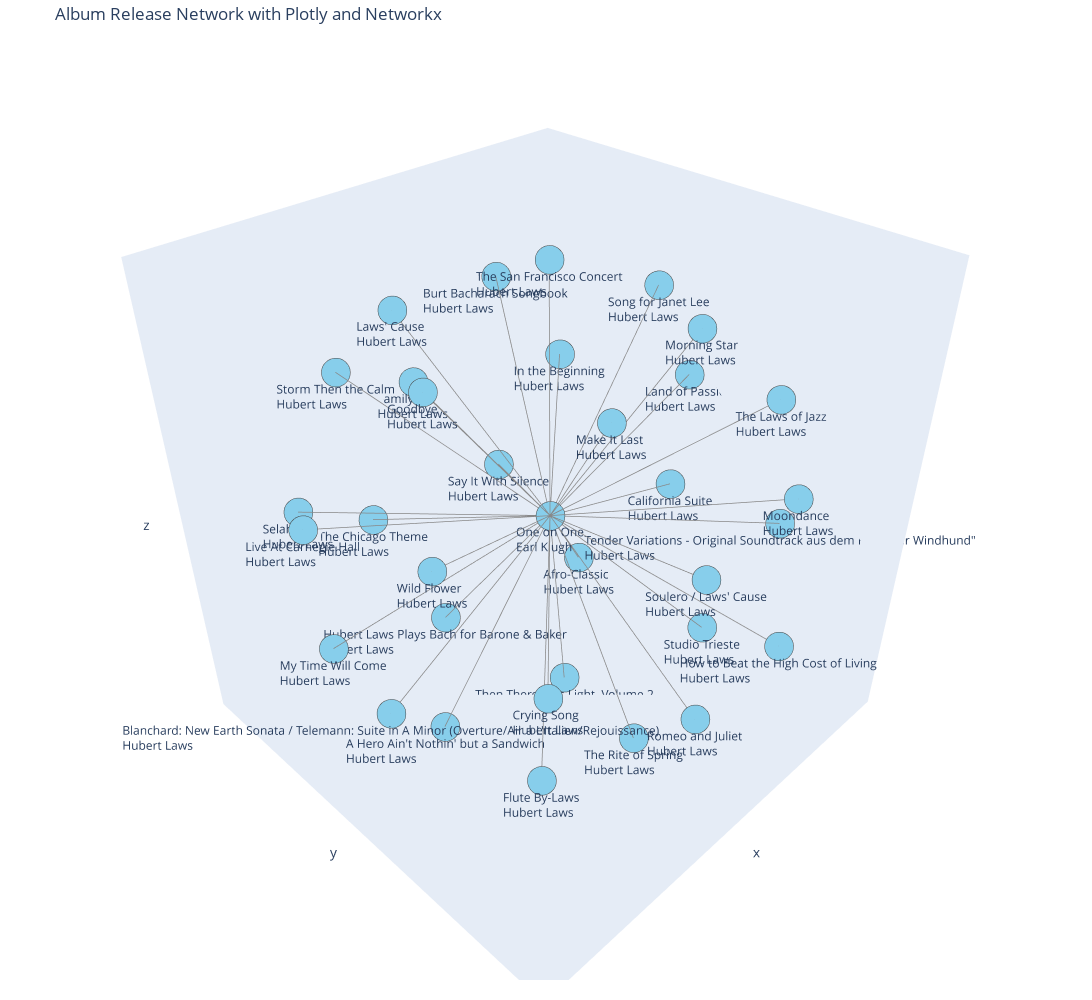

Write notebook code for a chart like this one.
### Code cell
#Generate node positions using a NetworkX layout algorithm: NetworkX offers various layout algorithms (e.g., spring_layout, circular_layout, spectral_layout) 
#that automatically calculate node positions based on the graph structure. spring_layout is often a good default for general graphs.
pos = nx.spring_layout(G, dim=3, seed=42)


#Extract node and edge coordinates for Plotly: Iterate through the generated positions and the graph's edges to prepare the data for Plotly's go.Scatter traces.
edge_x = []
edge_y = []
edge_z = []
for edge in G.edges():
    x0, y0, z0 = pos[edge[0]]
    x1, y1, z1 = pos[edge[1]]
    edge_x.extend([x0, x1, None]) # None creates a break in the line
    edge_y.extend([y0, y1, None])
    edge_z.extend([z0, z1, None])

node_x = []
node_y = []
node_z = []
node_text = []
for node in G.nodes():
    x, y, z = pos[node]
    node_x.append(x)
    node_y.append(y)
    node_z.append(z)
    release_info = str(node).replace('\n','<br>')
    node_text.append(release_info)

#Create Plotly traces for edges and nodes
edge_trace = go.Scatter3d(
    x = edge_x, y = edge_y, z = edge_z,
    line = dict(width = 1.5, color = '#888'),
    hoverinfo = 'none',
    mode = 'lines')

node_trace = go.Scatter3d(
    x = node_x, y = node_y, z = node_z,
    mode = 'markers+text',
    hoverinfo = 'text',
    text = node_text,
    textposition = "bottom center",
    marker = dict(
        showscale = False,
        size = 10,
        color = 'skyblue',
        line_width = 2))

#Create Plotly traces for edges and nodes:
fig = go.Figure(data = [edge_trace, node_trace],
                layout = go.Layout(
                    title = 'Album Release Network with Plotly and Networkx',
                    showlegend = False,
                    hovermode = 'closest',
                    margin = dict(b = 20,l = 5,r = 5,t = 40),
                    scene = dict(
                    xaxis = dict(showgrid = False, zeroline = False, showticklabels = False),
                    yaxis = dict(showgrid = False, zeroline = False, showticklabels = False),
                    zaxis = dict(showgrid = False, zeroline = False, showticklabels = False)
                )))
fig.update_layout(width = 1400, height = 1000)
fig.show()

### Figure 1 — Plotly figure (JSON) as saved in the notebook; plotly's stock layout.template omitted (floating-point values rounded to 4 significant figures)
{"data": [{"hoverinfo": "none", "line": {"color": "#888", "width": 1.5}, "mode": "lines", "type": "scatter3d", "x": [0.001115, 0.2023, null, 0.001115, -0.3544, null, 0.001115, 0.356, null, 0.001115, 0.7971, null, 0.001115, -0.9836, null, 0.001115, 0.6058, null, 0.001115, -0.9343, null, 0.001115, -0.3549, null, 0.001115, 0.01572, null, 0.001115, 0.09422, null, 0.001115, 0.8644, null, 0.001115, -0.1397, null, 0.001115, 0.676, null, 0.001115, -0.8363, null, 0.001115, 0.9338, null, 0.001115, 0.3355, null, 0.001115, 0.2966, null, 0.001115, 0.2024, null, 0.001115, -0.4787, null, 0.001115, -0.1064, null, 0.001115, -0.5796, null, 0.001115, -0.5942, null, 0.001115, 0.9555, null, 0.001115, -0.7894, null, 0.001115, 0.5711, null, 0.001115, -0.3515, null, 0.001115, 0.5249, null, 0.001115, -0.6933, null, 0.001115, 0.7132, null, 0.001115, -0.2938, null, 0.001115, 0.2256, null, 0.001115, -0.142, null, 0.001115, -0.7392, null], "y": [0.006034, -0.9151, null, 0.006034, 0.8769, null, 0.006034, -0.8386, null, 0.006034, -0.4156, null, 0.006034, -0.112, null, 0.006034, 0.02881, null, 0.006034, -0.134, null, 0.006034, 0.8907, null, 0.006034, 0.5059, null, 0.006034, -0.5773, null, 0.006034, 0.3431, null, 0.006034, -0.9907, null, 0.006034, -0.7355, null, 0.006034, 0.531, null, 0.006034, -0.2755, null, 0.006034, -0.4607, null, 0.006034, 0.5656, null, 0.006034, 0.9263, null, 0.006034, -0.8174, null, 0.006034, -0.1081, null, 0.006034, -0.3774, null, 0.006034, 0.3626, null, 0.006034, 0.1684, null, 0.006034, 0.4846, null, 0.006034, 0.5298, null, 0.006034, -0.6601, null, 0.006034, -0.08575, null, 0.006034, -0.08001, null, 0.006034, 0.7044, null, 0.006034, 0.4436, null, 0.006034, 0.9278, null, 0.006034, -0.04276, null, 0.006034, -0.6691, null], "z": [-0.0005944, -0.3866, null, -0.0005944, 0.3321, null, -0.0005944, 0.4483, null, -0.0005944, -0.4616, null, -0.0005944, 0.2037, null, -0.0005944, 0.8029, null, -0.0005944, -0.3617, null, -0.0005944, -0.3498, null, -0.0005944, -0.8629, null, -0.0005944, -0.8234, null, -0.0005944, 0.3922, null, -0.0005944, 0.1535, null, -0.0005944, -0.01707, null, -0.0005944, -0.1984, null, -0.0005944, 0.2678, null, -0.0005944, 0.8352, null, -0.0005944, 0.7849, null, -0.0005944, -0.3141, null, -0.0005944, -0.3571, null, -0.0005944, 1, null, -0.0005944, -0.7333, null, -0.0005944, -0.7289, null, -0.0005944, -0.2901, null, -0.0005944, 0.3964, null, -0.0005944, -0.6552, null, -0.0005944, 0.6899, null, -0.0005944, -0.8581, null, -0.0005944, 0.7274, null, -0.0005944, -0.01136, null, -0.0005944, 0.8585, null, -0.0005944, 0.3281, null, -0.0005944, -0.9996, null, -0.0005944, 0.1891, null]}, {"hoverinfo": "text", "marker": {"color": "skyblue", "line": {"width": 2}, "showscale": false, "size": 10}, "mode": "markers+text", "text": ["One on One<br>Earl Klugh", "The Chicago Theme<br>Hubert Laws", "Moondance<br>Hubert Laws", "Storm Then the Calm<br>Hubert Laws", "My Time Will Come<br>Hubert Laws", "Land of Passion<br>Hubert Laws", "Goodbye<br>Hubert Laws", "California Suite<br>Hubert Laws", "How to Beat the High Cost of Living<br>Hubert Laws", "The Rite of Spring<br>Hubert Laws", "Hubert Laws Plays Bach for Barone & Baker<br>Hubert Laws", "Wild Flower<br>Hubert Laws", "Family<br>Hubert Laws", "Selah<br>Hubert Laws", "Tender Variations - Original Soundtrack aus dem Film \"Der Windhund\"<br>Hubert Laws", "Live At Carnegie Hall<br>Hubert Laws", "Laws' Cause<br>Hubert Laws", "Make It Last<br>Hubert Laws", "Romeo and Juliet<br>Hubert Laws", "Say It With Silence<br>Hubert Laws", "The San Francisco Concert<br>Hubert Laws", "Afro-Classic<br>Hubert Laws", "Studio Trieste<br>Hubert Laws", "Blanchard: New Earth Sonata / Telemann: Suite in A Minor (Overture/Air a L'Italien/Rejouissance)<br>Hubert Laws", "The Laws of Jazz<br>Hubert Laws", "Flute By-Laws<br>Hubert Laws", "Burt Bacharach Songbook<br>Hubert Laws", "A Hero Ain't Nothin' but a Sandwich<br>Hubert Laws", "Song for Janet Lee<br>Hubert Laws", "Crying Song<br>Hubert Laws", "Morning Star<br>Hubert Laws", "Soulero / Laws' Cause<br>Hubert Laws", "Then There Was Light, Volume 2<br>Hubert Laws", "In the Beginning<br>Hubert Laws"], "textposition": "bottom center", "type": "scatter3d", "x": [0.001115, 0.2023, -0.3544, 0.356, 0.7971, -0.9836, 0.6058, -0.9343, -0.3549, 0.01572, 0.09422, 0.8644, -0.1397, 0.676, -0.8363, 0.9338, 0.3355, 0.2966, 0.2024, -0.4787, -0.1064, -0.5796, -0.5942, 0.9555, -0.7894, 0.5711, -0.3515, 0.5249, -0.6933, 0.7132, -0.2938, 0.2256, -0.142, -0.7392], "y": [0.006034, -0.9151, 0.8769, -0.8386, -0.4156, -0.112, 0.02881, -0.134, 0.8907, 0.5059, -0.5773, 0.3431, -0.9907, -0.7355, 0.531, -0.2755, -0.4607, 0.5656, 0.9263, -0.8174, -0.1081, -0.3774, 0.3626, 0.1684, 0.4846, 0.5298, -0.6601, -0.08575, -0.08001, 0.7044, 0.4436, 0.9278, -0.04276, -0.6691], "z": [-0.0005944, -0.3866, 0.3321, 0.4483, -0.4616, 0.2037, 0.8029, -0.3617, -0.3498, -0.8629, -0.8234, 0.3922, 0.1535, -0.01707, -0.1984, 0.2678, 0.8352, 0.7849, -0.3141, -0.3571, 1, -0.7333, -0.7289, -0.2901, 0.3964, -0.6552, 0.6899, -0.8581, 0.7274, -0.01136, 0.8585, 0.3281, -0.9996, 0.1891]}], "layout": {"height": 1000, "hovermode": "closest", "margin": {"b": 20, "l": 5, "r": 5, "t": 40}, "scene": {"xaxis": {"showgrid": false, "showticklabels": false, "zeroline": false}, "yaxis": {"showgrid": false, "showticklabels": false, "zeroline": false}, "zaxis": {"showgrid": false, "showticklabels": false, "zeroline": false}}, "showlegend": false, "title": {"text": "Album Release Network with Plotly and Networkx"}, "width": 1400}}
